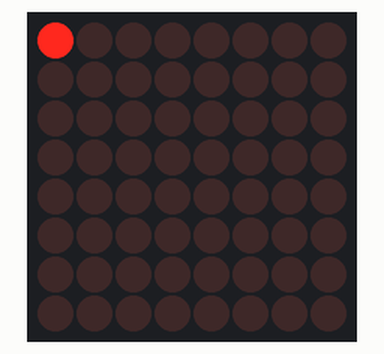
Simulated run of this sketch. Board: Arduino Uno, built with avr-gcc and run on an emulated ATmega328P. Parts: 8×8 LED matrix.

Above: at 0.1 s.
At 0.6 s:
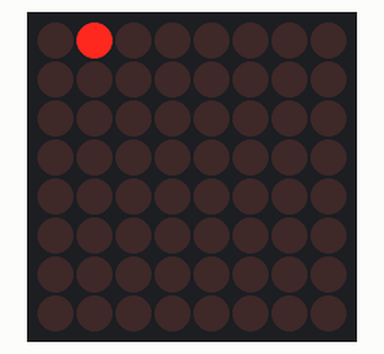
At 1.1 s:
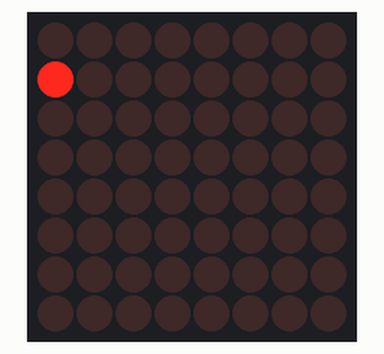
At 1.6 s:
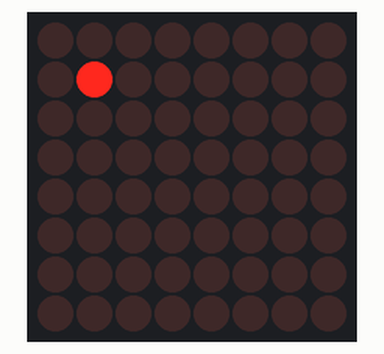
At 2.6 s:
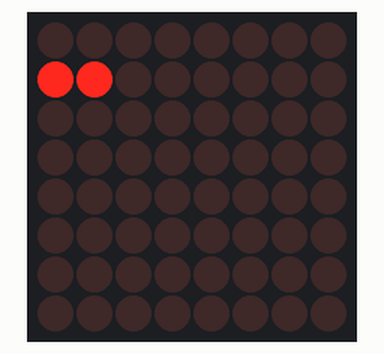
At 3.6 s:
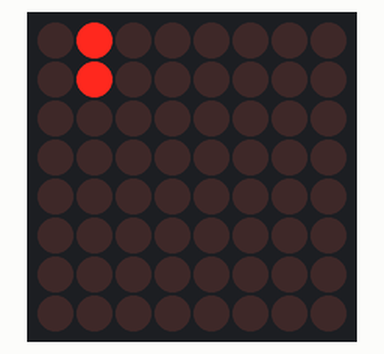

Measured:
- by itself, everything shown: repeats every 4.0 s, in 9 steps
- what the display in image 1 shows lasts 0.5 s, from 0.5 s to 1.0 s

The sketch:

LEDMatrix2x2.ino
```cpp
// see http://playground.arduino.cc/Main/LedControl#Source
#include <LedControl.h>

// Connections to MAX7219
const int LC_CLK   = 2;
const int LC_LOAD  = 3;
const int LC_DATA  = 4;

const int DELAY = 500; // delay in ms between blinks

// connect to max7219
LedControl lc=LedControl(LC_DATA, LC_CLK, LC_LOAD, 1);

void setup() {

  // setup pins
  pinMode (LC_CLK, OUTPUT);
  pinMode (LC_LOAD, OUTPUT);
  pinMode (LC_DATA, OUTPUT);

  // turn on LED controller
  lc.shutdown(0,false);

  // set intensity to medium 0..15)
  lc.setIntensity(0,8);
}

void loop(){
  // test individual
  blinkIndividualLeds();

  // test row and column grouping
  blinkRowsAndColumns();
}

void blinkIndividualLeds(){

  // top left
  lc.setLed(0,0,0,true);
  delay(DELAY);
  lc.clearDisplay(0);

  // top right
  lc.setLed(0,0,1,true);
  delay(DELAY);
  lc.clearDisplay(0);

  // bottom left
  lc.setLed(0,1,0,true);
  delay(DELAY);
  lc.clearDisplay(0);

  // bottom right
  lc.setLed(0,1,1,true);
  delay(DELAY);
  lc.clearDisplay(0);
}

void blinkRowsAndColumns(){
  // first two leds of first row
  lc.setRow(0,0,B11000000);
  delay(DELAY);
  lc.clearDisplay(0);
  // first two leds of second row
  lc.setRow(0,1,B11000000);
  delay(DELAY);
  lc.clearDisplay(0);
  // first two leds of first column
  lc.setColumn(0,0,B11000000);
  delay(DELAY);
  lc.clearDisplay(0);
  // first two leds of second column
  lc.setColumn(0,1,B11000000);
  delay(DELAY);
  lc.clearDisplay(0);
}
```
